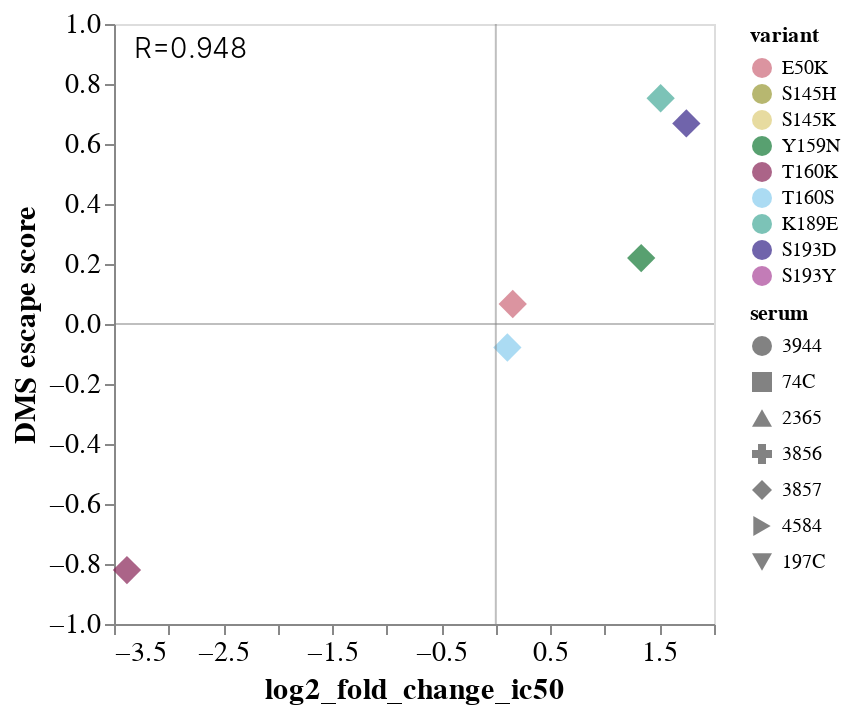

The code cell stored with this chart in its notebook:
### Code cell
corr_charts[1]

### Figure 1 — Vega-Lite specification as saved in the notebook (floating-point values rounded to 4 significant figures)
{"config": {"view": {"continuousWidth": 300, "continuousHeight": 300}, "axis": {"grid": false, "labelFontSize": 14, "titleFontSize": 15}, "title": {"fontSize": 21, "fontWeight": "normal"}}, "layer": [{"data": {"name": "data-bedcc746114141c8892b3f81eb7c27d1"}, "mark": {"type": "point", "filled": true, "size": 200}, "encoding": {"color": {"field": "variant", "scale": {"domain": ["E50K", "S145H", "S145K", "Y159N", "T160K", "T160S", "K189E", "S193D", "S193Y"], "range": ["#CC6677", "#999933", "#DDCC77", "#117733", "#882255", "#88CCEE", "#44AA99", "#332288", "#AA4499"]}, "type": "nominal"}, "shape": {"field": "serum", "scale": {"domain": ["3944", "74C", "2365", "3856", "3857", "4584", "197C"]}, "type": "nominal"}, "tooltip": [{"field": "variant", "type": "nominal"}, {"field": "serum", "type": "nominal"}, {"field": "log2_fold_change_ic50", "type": "quantitative"}, {"field": "escape_mean", "type": "quantitative"}], "x": {"field": "log2_fold_change_ic50", "scale": {}, "title": "log2_fold_change_ic50", "type": "quantitative"}, "y": {"field": "escape_mean", "scale": {"clamp": true, "domain": [-1, 1]}, "title": "DMS escape score", "type": "quantitative"}}}, {"data": {"name": "empty"}, "mark": {"type": "text", "align": "left", "baseline": "bottom", "fontSize": 14, "fontWeight": 300}, "encoding": {"text": {"value": ["R=0.948"]}, "x": {"value": 10}, "y": {"value": 20}}}, {"data": {"name": "data-06fd9f850666401b4599de5588b60692"}, "mark": {"type": "rule", "color": "gray", "opacity": 0.5, "size": 1}, "encoding": {"y": {"field": "y", "type": "quantitative"}}}, {"data": {"name": "data-9c00aa9dc2b1c1a0b4bf9b34ead12925"}, "mark": {"type": "rule", "color": "gray", "opacity": 0.5, "size": 1}, "encoding": {"x": {"field": "x", "type": "quantitative"}}}], "$schema": "https://vega.github.io/schema/vega-lite/v5.8.0.json", "datasets": {"data-bedcc746114141c8892b3f81eb7c27d1": [{"serum": "3857", "variant": "Y159N", "log2_fold_change_ic50": 1.333, "escape_mean": 0.2199}, {"serum": "3857", "variant": "T160K", "log2_fold_change_ic50": -3.381, "escape_mean": -0.8201}, {"serum": "3857", "variant": "K189E", "log2_fold_change_ic50": 1.511, "escape_mean": 0.7525}, {"serum": "3857", "variant": "S193D", "log2_fold_change_ic50": 1.747, "escape_mean": 0.6684}, {"serum": "3857", "variant": "E50K", "log2_fold_change_ic50": 0.1551, "escape_mean": 0.0667}, {"serum": "3857", "variant": "T160S", "log2_fold_change_ic50": 0.1059, "escape_mean": -0.0783}], "empty": [{}], "data-06fd9f850666401b4599de5588b60692": [{"y": 0}], "data-9c00aa9dc2b1c1a0b4bf9b34ead12925": [{"x": 0}]}}
